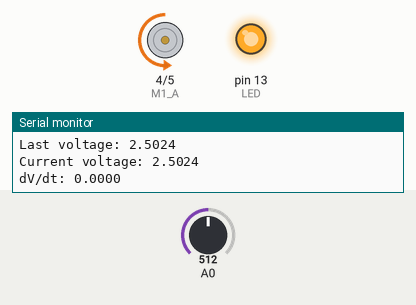
Simulated run of this sketch. Board: Arduino Uno, built with avr-gcc and run on an emulated ATmega328P. On the bench: motor-driver pin pairs drawn as motors (green arrow = first pin HIGH = forward, orange = second pin HIGH = backward, longer = more drive, scaled by the enable pin), output pins drawn as LEDs (lit = HIGH), the last lines printed to the serial monitor. The inputs (shaded band) are chosen by the test bench; at power-on: A0 = 512.

Above: at 1.2 s.
1.3 s: A0 set to 500
At 2.5 s:
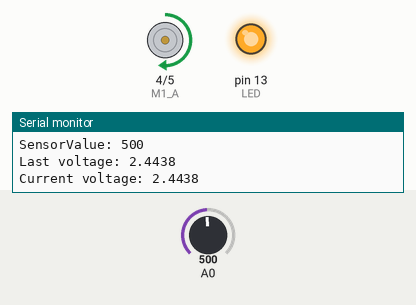
2.8 s: A0 set to 716
At 3.2 s:
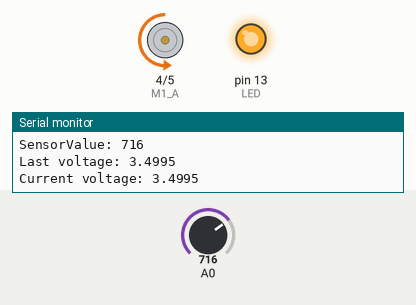
Timing chart, 0 to 5.8 s (numbered marks = the images above; inputs shaded):
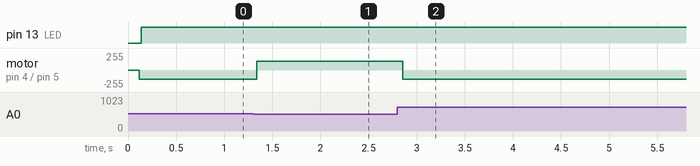

The sketch:

rate_of_change.ino
```cpp
float Voltage0 = 0;
float Voltage1 = 0;
float rate_of_change = 0;
float diff = 0;
unsigned long lastTime = 0;
unsigned long dt = 100; // dt in milliseconds
int M1_A = 4;
int M1_PWM = 3; //PWM
int M1_B = 5;
// LED pin attached to Arduino D13
int LED = 13;

// variable to store speed value
int speed_val = 135;
void setup()
{
  Serial.begin(9600);
  // declare outputs
  pinMode(LED, OUTPUT);

  pinMode(M1_A, OUTPUT);
  pinMode(M1_PWM, OUTPUT);
  pinMode(M1_B, OUTPUT);


  // turn motors off by default
  M1_stop();
}

void loop()
{
  if (millis() - lastTime  >= dt)   // delay for dt milliseconds
  {
    lastTime = millis();
    int sensorValue = analogRead(A0);
    Voltage0 = sensorValue * (5.0 / 1023.0); // convert ADC value to voltage

    Serial.print("SensorValue: ");
    Serial.println(sensorValue);
    Serial.print("Last voltage: ");
    Serial.println(Voltage1, 4);
    Serial.print("Current voltage: ");
    Serial.println(Voltage0, 4 );

    rate_of_change = (Voltage0-Voltage1);
    diff = (1000*rate_of_change/dt);
    Serial.print("dV/dt: ");
    Serial.println(diff, 4);
    Serial.println();

    Voltage1 = Voltage0;
  }

//control code here
if(diff<=-0.05)
{
  M1_reverse(speed_val);
  delay(20);
  digitalWrite(LED, HIGH);
}
else if(diff>=0.05)
{
  M1_forward(speed_val);
  delay(20);
  digitalWrite(LED, HIGH);
}
else if(diff<-0.05 && diff>0.05)
{
  M1_stop();
  delay(20);
}

}
/////////// motor functions ////////////////

void M1_reverse(int x)
{
digitalWrite(M1_B, LOW);
digitalWrite(M1_A, HIGH);
analogWrite(M1_PWM, x);
}

void M1_forward(int x)
{
digitalWrite(M1_A, LOW);
digitalWrite(M1_B, HIGH);
analogWrite(M1_PWM, x);
}

void M1_stop()
{
digitalWrite(M1_B, LOW);
digitalWrite(M1_A, LOW);
digitalWrite(M1_PWM, LOW);
}
```

Measured:
- the behaviour switches between 511 and 510 on A0 (found by bisection; images 0 and 1)
- after the input at 1.3 s, motor on pin 4 (M1_A) / pin 5 (M1_B): backward 135/255 → forward 135/255 at once
- after the input at 2.8 s, motor on pin 4 (M1_A) / pin 5 (M1_B): forward 135/255 → backward 135/255 after 0.06 s
